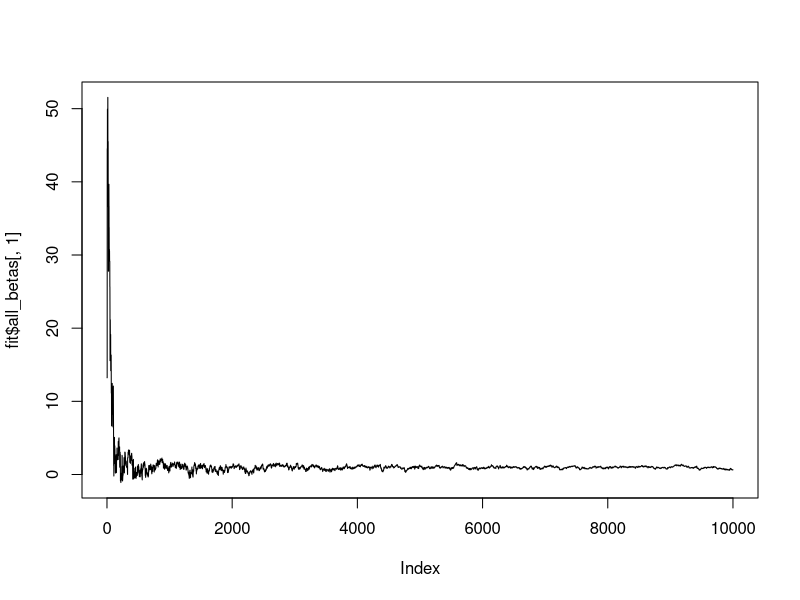
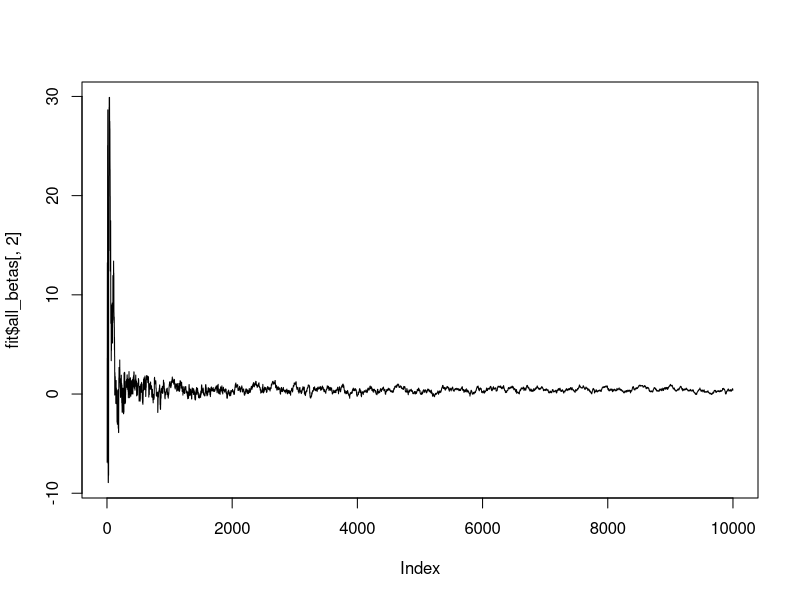
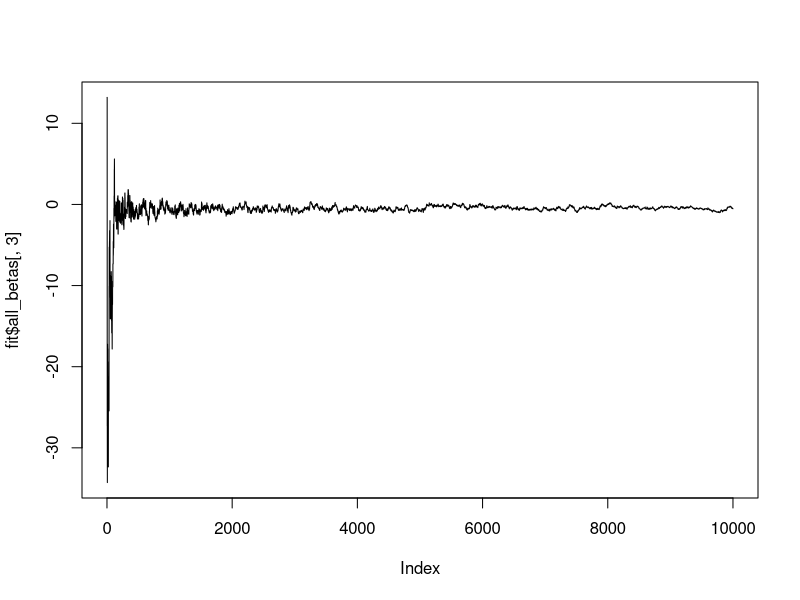
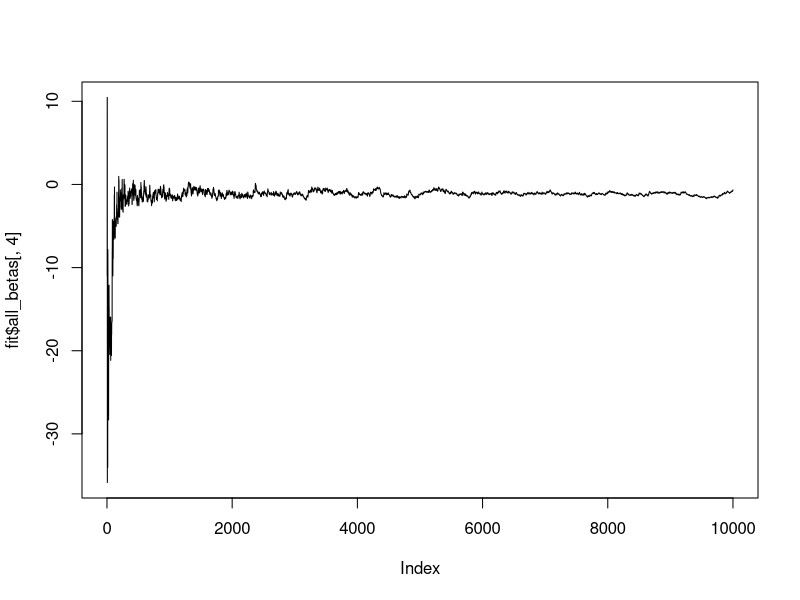

R code for these plots, in order:

############################################
#          Exercise 2 - SGD
############################################

rm(list=ls(all=TRUE))

# simulated data size
n = 1000
# number of covariates
p = 4

# true covariate effects
beta_real = c(1, 0.5, -0.5, -1)

# each covariate value is drawn from N(0, 1)
X = matrix(0, ncol = p, nrow = n)
for (i in 1:n){
  for (j in 1:p){
    X[i,j] = rnorm(1)
  }
}

# true probabilities of succes
probs_real = 1 / (1 + exp( - X %*% beta_real ) )

# simulated response
y = rep(0, n)
for (i in 1:n){
  y[i] = rbinom(n=1, size = 1, prob = probs_real[i] )
}

############
#  Item c
############

n_iter = 10000

# Implementing SGD

sgd_logistic = function(n_iter, y, X, last_iter, init_step, delay, learning_rate){

# initial guess
beta = rep(0, p)
beta_vec = matrix(0, nrow = n_iter, ncol = p)

# initializing negative log likelihood
neg_log_lik_vec = rep(0, n_iter)

# initializing the length of the gradient at each iteration
grad_len = rep(0, n_iter)

# delay
t0 = delay

# learning rate
kappa = learning_rate

# Initial stp size
k = init_step

for (iter in 1:n_iter){
  
  # sampling a data point
  index = sample( x = 1:n, size = 1 )
  
  # calculating the noisy gradient based on the previously sampled point
  w_i = 1/( 1 + exp( - crossprod( X[index, ], beta ) ) )
  gradient = n * ( w_i - y[index]) * X[index, ]
  
  # step size
  alpha = k * 1/( ( t0 + iter )^kappa )
  
  # main step: SGD update
  beta = beta - alpha * gradient
  
  # storing beta
  beta_vec[iter, ] = beta
  
  # length of the gradient
  grad_len[iter] = sqrt( sum( gradient^2 ) )
  
}

# using the last l values to estimate beta
l = last_iter
fitted_beta = apply( X = beta_vec[ (n_iter - l + 1):n_iter, ], FUN = mean, MARGIN = 2)

return( list( "fitted_beta"=fitted_beta, "gradient_length"=grad_len, "all_betas"=beta_vec ) )

}

# applying the function
fit = sgd_logistic(n_iter=10000, y=y, X=X, last_iter=1000, init_step=0.1, delay=2, learning_rate=0.8)

# Beta values per iteration
plot( fit$all_betas[,1], type="l")
plot( fit$all_betas[,2], type="l")
plot( fit$all_betas[,3], type="l")
plot( fit$all_betas[,4], type="l")

# length of the gradient goes to zero?  Answer: NO
# plot( fit$gradient_length, type = "l" )

# last value obtained for beta
fit$all_betas[n_iter, ]

# answer obteined after averaging the last 1000 values of beta
fit$fitted_beta

# comparing with results from the glm function
glm ( y ~ X - 1 , family = "binomial")$coef

######################################
#           Comparisons
######################################

# Different learning_rates
fit1 = sgd_logistic(n_iter=10000, y=y, X=X, last_iter=1000, init_step=0.1, delay=2, learning_rate=0.5)
fit2 = sgd_logistic(n_iter=10000, y=y, X=X, last_iter=1000, init_step=0.1, delay=2, learning_rate=0.8)
fit3 = sgd_logistic(n_iter=10000, y=y, X=X, last_iter=1000, init_step=0.1, delay=2, learning_rate=1.0)
fit4 = sgd_logistic(n_iter=10000, y=y, X=X, last_iter=1000, init_step=0.1, delay=2, learning_rate=1.2)

fit1$fitted_beta
fit2$fitted_beta
fit3$fitted_beta
fit4$fitted_beta


# Different initial stepsize
fit1 = sgd_logistic(n_iter=10000, y=y, X=X, last_iter=1000, init_step=0.01, delay=2, learning_rate=0.8)
fit2 = sgd_logistic(n_iter=10000, y=y, X=X, last_iter=1000, init_step=0.1, delay=2, learning_rate=0.8)
fit3 = sgd_logistic(n_iter=10000, y=y, X=X, last_iter=1000, init_step=1, delay=2, learning_rate=0.8)
fit4 = sgd_logistic(n_iter=10000, y=y, X=X, last_iter=1000, init_step=10, delay=2, learning_rate=0.8)

fit1$fitted_beta
fit2$fitted_beta
fit3$fitted_beta
fit4$fitted_beta
